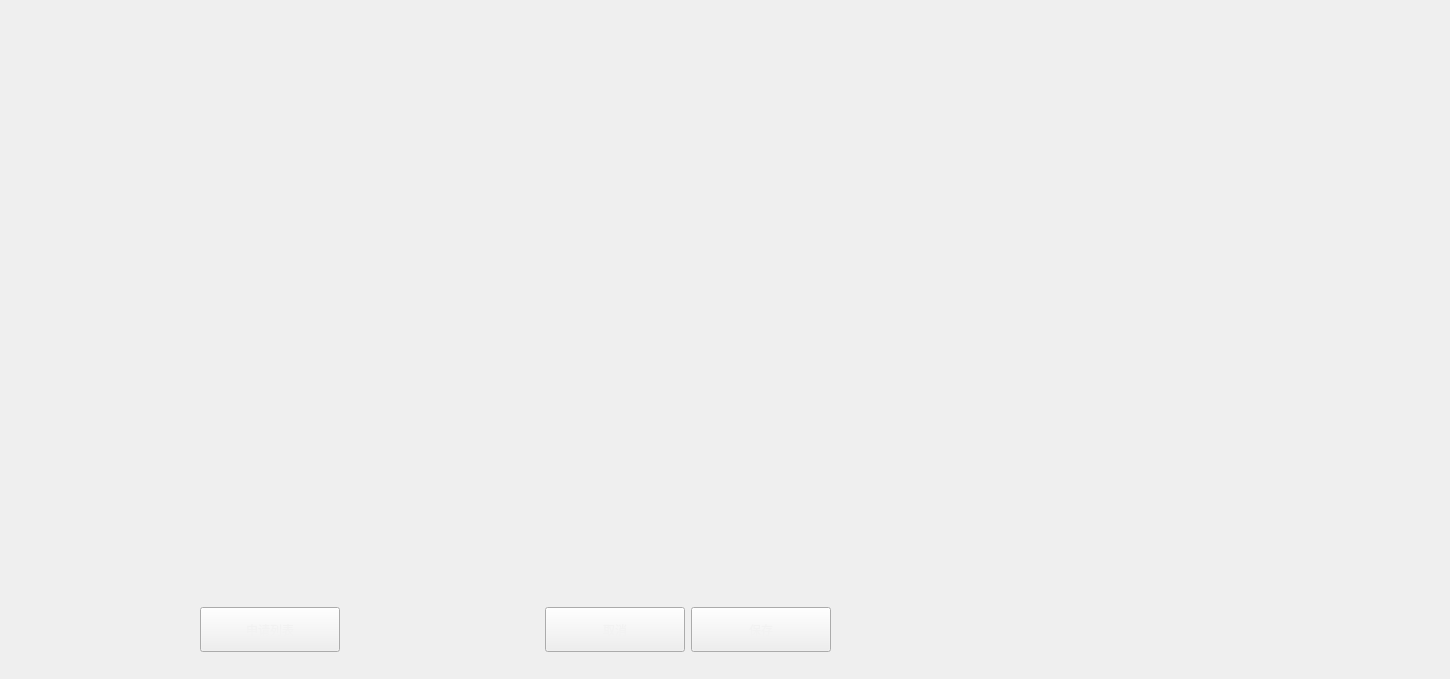
            <widget class="QWidget" name="Cali_OverView">
             <widget class="CaliOverView" name="widget_3" native="true">
              <property name="geometry">
               <rect>
                <x>0</x>
                <y>0</y>
                <width>1441</width>
                <height>581</height>
               </rect>
              </property>
              <property name="styleSheet">
               <string notr="true"/>
              </property>
             </widget>
             <widget class="QWidget" name="horizontalLayoutWidget">
              <property name="geometry">
               <rect>
                <x>0</x>
                <y>590</y>
                <width>1031</width>
                <height>80</height>
               </rect>
              </property>
              <layout class="QHBoxLayout" name="horizontalLayout_3">
               <item>
                <spacer name="horizontalSpacer">
                 <property name="orientation">
                  <enum>Qt::Horizontal</enum>
                 </property>
                 <property name="sizeHint" stdset="0">
                  <size>
                   <width>40</width>
                   <height>20</height>
                  </size>
                 </property>
                </spacer>
               </item>
               <item>
                <widget class="QPushButton" name="btn_CaliList">
                 <property name="minimumSize">
                  <size>
                   <width>140</width>
                   <height>45</height>
                  </size>
                 </property>
                 <property name="maximumSize">
                  <size>
                   <width>140</width>
                   <height>45</height>
                  </size>
                 </property>
                 <property name="styleSheet">
                  <string notr="true">QPushButton{
font: 700 13pt &quot;Microsoft YaHei UI&quot;;
color: #F2F2F2;
border-image: url(:/resources/img/common/btnNomal.png);
padding: -1;}
QPushButton:pressed{
font: 700 13pt &quot;Microsoft YaHei UI&quot;;
color: #F2F2F2;
border-image: url(:/resources/img/common/btnClicked.png);
padding: -1;}
</string>
                 </property>
                 <property name="text">
                  <string>申请列表</string>
                 </property>
                </widget>
               </item>
               <item>
                <spacer name="horizontalSpacer_3">
                 <property name="orientation">
                  <enum>Qt::Horizontal</enum>
                 </property>
                 <property name="sizeHint" stdset="0">
                  <size>
                   <width>40</width>
                   <height>20</height>
                  </size>
                 </property>
                </spacer>
               </item>
               <item>
                <widget class="QPushButton" name="btn_CaliApplyCancle">
                 <property name="minimumSize">
                  <size>
                   <width>140</width>
                   <height>45</height>
                  </size>
                 </property>
                 <property name="maximumSize">
                  <size>
                   <width>140</width>
                   <height>45</height>
                  </size>
                 </property>
                 <property name="styleSheet">
                  <string notr="true">QPushButton{
font: 700 13pt &quot;Microsoft YaHei UI&quot;;
color: #F2F2F2;
border-image: url(:/resources/img/common/btnNomal.png);
padding: -1;}
QPushButton:pressed{
font: 700 13pt &quot;Microsoft YaHei UI&quot;;
color: #F2F2F2;
border-image: url(:/resources/img/common/btnClicked.png);
padding: -1;}
</string>
                 </property>
                 <property name="text">
                  <string>取消</string>
                 </property>
                </widget>
               </item>
               <item>
                <widget class="QPushButton" name="btn_CaliSure">
                 <property name="minimumSize">
                  <size>
                   <width>140</width>
                   <height>45</height>
                  </size>
                 </property>
                 <property name="maximumSize">
                  <size>
                   <width>140</width>
                   <height>45</height>
                  </size>
                 </property>
                 <property name="styleSheet">
                  <string notr="true">QPushButton{
font: 700 13pt &quot;Microsoft YaHei UI&quot;;
color: #F2F2F2;
border-image: url(:/resources/img/common/btnNomal.png);
padding: -1;}
QPushButton:pressed{
font: 700 13pt &quot;Microsoft YaHei UI&quot;;
color: #F2F2F2;
border-image: url(:/resources/img/common/btnClicked.png);
padding: -1;}
</string>
                 </property>
                 <property name="text">
                  <string>保存</string>
                 </property>
                </widget>
               </item>
               <item>
                <spacer name="horizontalSpacer_2">
                 <property name="orientation">
                  <enum>Qt::Horizontal</enum>
                 </property>
                 <property name="sizeHint" stdset="0">
                  <size>
                   <width>40</width>
                   <height>20</height>
                  </size>
                 </property>
                </spacer>
               </item>
              </layout>
             </widget>
            </widget>
